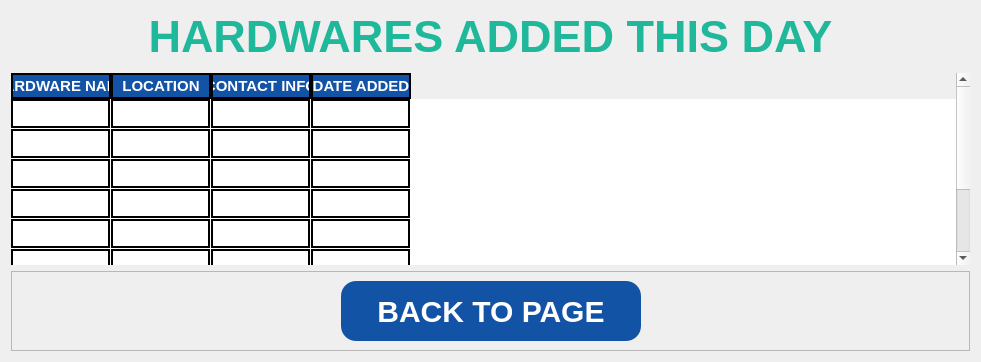
     <widget class="QWidget" name="page_13">
      <layout class="QVBoxLayout" name="verticalLayout_14">
       <item>
        <widget class="QLabel" name="label_24">
         <property name="minimumSize">
          <size>
           <width>0</width>
           <height>50</height>
          </size>
         </property>
         <property name="maximumSize">
          <size>
           <width>16777215</width>
           <height>50</height>
          </size>
         </property>
         <property name="styleSheet">
          <string notr="true">font-family: Segoe UI;
font-weight: bold;
color: #1FB89B;
font-size: 45px;
border-color: white;</string>
         </property>
         <property name="text">
          <string>HARDWARES ADDED THIS DAY</string>
         </property>
         <property name="alignment">
          <set>Qt::AlignCenter</set>
         </property>
        </widget>
       </item>
       <item>
        <widget class="QFrame" name="frame_35">
         <property name="frameShape">
          <enum>QFrame::StyledPanel</enum>
         </property>
         <property name="frameShadow">
          <enum>QFrame::Raised</enum>
         </property>
        </widget>
       </item>
       <item>
        <widget class="QTableWidget" name="hardwares_added_table">
         <property name="minimumSize">
          <size>
           <width>0</width>
           <height>0</height>
          </size>
         </property>
         <property name="maximumSize">
          <size>
           <width>16777215</width>
           <height>16777215</height>
          </size>
         </property>
         <property name="focusPolicy">
          <enum>Qt::NoFocus</enum>
         </property>
         <property name="styleSheet">
          <string notr="true">QTableWidget{
background-color: white;
gridline-color: black;
font-family: Segoe UI;
font-weight: bold;
color: black;
font-size: 15px;

	
}
QTableView::item {
border: 2px solid black;
}
QHeaderView::section{
background-color: #1353A5;
border: 2px solid black;
font: bold 15px Arial, serif;
color: rgb(255, 255, 255);
}
</string>
         </property>
         <property name="frameShape">
          <enum>QFrame::NoFrame</enum>
         </property>
         <property name="frameShadow">
          <enum>QFrame::Sunken</enum>
         </property>
         <property name="horizontalScrollBarPolicy">
          <enum>Qt::ScrollBarAlwaysOff</enum>
         </property>
         <property name="editTriggers">
          <set>QAbstractItemView::NoEditTriggers</set>
         </property>
         <property name="showGrid">
          <bool>true</bool>
         </property>
         <property name="gridStyle">
          <enum>Qt::NoPen</enum>
         </property>
         <property name="wordWrap">
          <bool>true</bool>
         </property>
         <property name="cornerButtonEnabled">
          <bool>true</bool>
         </property>
         <attribute name="horizontalHeaderHighlightSections">
          <bool>true</bool>
         </attribute>
         <attribute name="verticalHeaderVisible">
          <bool>false</bool>
         </attribute>
         <attribute name="verticalHeaderCascadingSectionResizes">
          <bool>false</bool>
         </attribute>
         <attribute name="verticalHeaderHighlightSections">
          <bool>true</bool>
         </attribute>
         <attribute name="verticalHeaderShowSortIndicator" stdset="0">
          <bool>false</bool>
         </attribute>
         <attribute name="verticalHeaderStretchLastSection">
          <bool>false</bool>
         </attribute>
         <row>
          <property name="text">
           <string>New Row</string>
          </property>
         </row>
         <row>
          <property name="text">
           <string>New Row</string>
          </property>
         </row>
         <row>
          <property name="text">
           <string>New Row</string>
          </property>
         </row>
         <row>
          <property name="text">
           <string>New Row</string>
          </property>
         </row>
         <row>
          <property name="text">
           <string>New Row</string>
          </property>
         </row>
         <row>
          <property name="text">
           <string>New Row</string>
          </property>
         </row>
         <row>
          <property name="text">
           <string>New Row</string>
          </property>
         </row>
         <row>
          <property name="text">
           <string>New Row</string>
          </property>
         </row>
         <column>
          <property name="text">
           <string>HARDWARE NAME</string>
          </property>
         </column>
         <column>
          <property name="text">
           <string>LOCATION</string>
          </property>
         </column>
         <column>
          <property name="text">
           <string> CONTACT INFO </string>
          </property>
         </column>
         <column>
          <property name="text">
           <string>DATE ADDED</string>
          </property>
         </column>
        </widget>
       </item>
       <item>
        <widget class="QFrame" name="frame_32">
         <property name="frameShape">
          <enum>QFrame::StyledPanel</enum>
         </property>
         <property name="frameShadow">
          <enum>QFrame::Raised</enum>
         </property>
         <layout class="QHBoxLayout" name="horizontalLayout_21">
          <item>
           <spacer name="horizontalSpacer_32">
            <property name="orientation">
             <enum>Qt::Horizontal</enum>
            </property>
            <property name="sizeHint" stdset="0">
             <size>
              <width>320</width>
              <height>20</height>
             </size>
            </property>
           </spacer>
          </item>
          <item>
           <widget class="QPushButton" name="hardwares_added_backPage_btn">
            <property name="minimumSize">
             <size>
              <width>300</width>
              <height>60</height>
             </size>
            </property>
            <property name="cursor">
             <cursorShape>PointingHandCursor</cursorShape>
            </property>
            <property name="styleSheet">
             <string notr="true">QPushButton{
background-color: #1353A5;
color: white;
font-family: Segoe UI;
font-weight: bold;
font-size: 30px;
border-radius: 15px;
}

QPushButton::hover{
text-decoration: underline;
background-color: #0B3163;
}</string>
            </property>
            <property name="text">
             <string>BACK TO PAGE</string>
            </property>
           </widget>
          </item>
          <item>
           <spacer name="horizontalSpacer_33">
            <property name="orientation">
             <enum>Qt::Horizontal</enum>
            </property>
            <property name="sizeHint" stdset="0">
             <size>
              <width>319</width>
              <height>20</height>
             </size>
            </property>
           </spacer>
          </item>
         </layout>
        </widget>
       </item>
      </layout>
     </widget>
